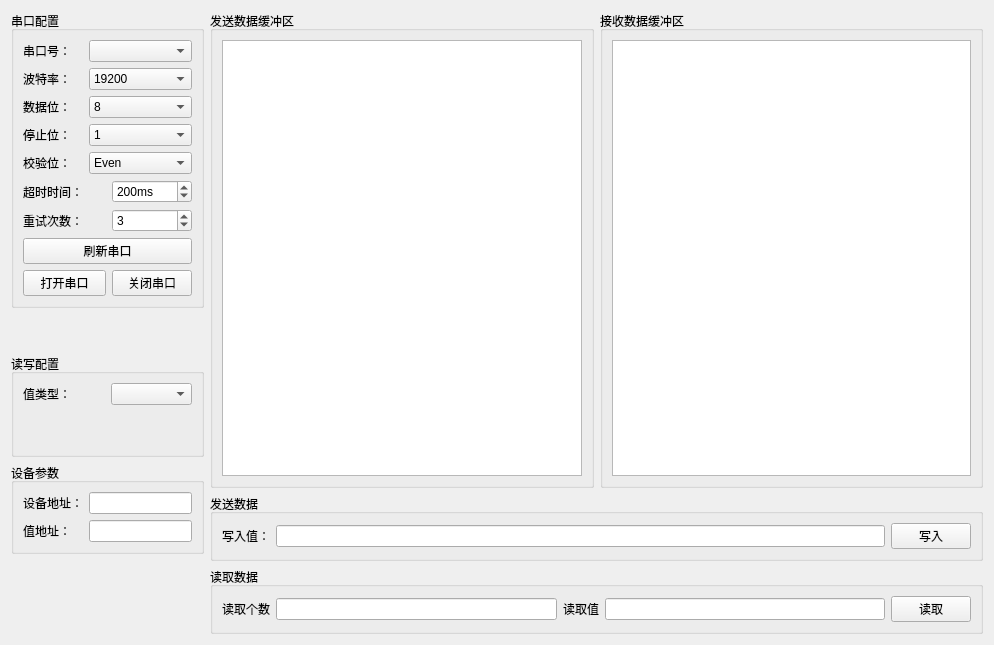
<?xml version="1.0" encoding="UTF-8"?>
<ui version="4.0">
 <class>Widget</class>
 <widget class="QWidget" name="Widget">
  <property name="geometry">
   <rect>
    <x>0</x>
    <y>0</y>
    <width>994</width>
    <height>645</height>
   </rect>
  </property>
  <property name="windowTitle">
   <string>Modbus Communication</string>
  </property>
  <layout class="QHBoxLayout" name="horizontalLayout_4" stretch="2,8">
   <item>
    <layout class="QVBoxLayout" name="verticalLayout_11">
     <item>
      <widget class="QGroupBox" name="groupBox">
       <property name="title">
        <string>串口配置</string>
       </property>
       <layout class="QGridLayout" name="gridLayout">
        <item row="0" column="0">
         <widget class="QLabel" name="label">
          <property name="text">
           <string>串口号：</string>
          </property>
         </widget>
        </item>
        <item row="0" column="1" colspan="2">
         <widget class="QComboBox" name="comboBox_com"/>
        </item>
        <item row="1" column="0">
         <widget class="QLabel" name="label_2">
          <property name="text">
           <string>波特率：</string>
          </property>
         </widget>
        </item>
        <item row="1" column="1" colspan="2">
         <widget class="QComboBox" name="comboBox_baud">
          <property name="currentIndex">
           <number>2</number>
          </property>
          <item>
           <property name="text">
            <string>1200</string>
           </property>
          </item>
          <item>
           <property name="text">
            <string>9600</string>
           </property>
          </item>
          <item>
           <property name="text">
            <string>19200</string>
           </property>
          </item>
          <item>
           <property name="text">
            <string>115200</string>
           </property>
          </item>
         </widget>
        </item>
        <item row="2" column="0">
         <widget class="QLabel" name="label_3">
          <property name="text">
           <string>数据位：</string>
          </property>
         </widget>
        </item>
        <item row="2" column="1" colspan="2">
         <widget class="QComboBox" name="comboBox_databits">
          <property name="currentIndex">
           <number>3</number>
          </property>
          <item>
           <property name="text">
            <string>5</string>
           </property>
          </item>
          <item>
           <property name="text">
            <string>6</string>
           </property>
          </item>
          <item>
           <property name="text">
            <string>7</string>
           </property>
          </item>
          <item>
           <property name="text">
            <string>8</string>
           </property>
          </item>
         </widget>
        </item>
        <item row="3" column="0">
         <widget class="QLabel" name="label_4">
          <property name="text">
           <string>停止位：</string>
          </property>
         </widget>
        </item>
        <item row="3" column="1" colspan="2">
         <widget class="QComboBox" name="comboBox_stopbits">
          <item>
           <property name="text">
            <string>1</string>
           </property>
          </item>
          <item>
           <property name="text">
            <string>2</string>
           </property>
          </item>
          <item>
           <property name="text">
            <string>3</string>
           </property>
          </item>
         </widget>
        </item>
        <item row="4" column="0">
         <widget class="QLabel" name="label_5">
          <property name="text">
           <string>校验位：</string>
          </property>
         </widget>
        </item>
        <item row="4" column="1" colspan="2">
         <widget class="QComboBox" name="comboBox_parity">
          <property name="currentIndex">
           <number>1</number>
          </property>
          <item>
           <property name="text">
            <string>No</string>
           </property>
          </item>
          <item>
           <property name="text">
            <string>Even</string>
           </property>
          </item>
          <item>
           <property name="text">
            <string>Odd</string>
           </property>
          </item>
          <item>
           <property name="text">
            <string>Space</string>
           </property>
          </item>
          <item>
           <property name="text">
            <string>Martk</string>
           </property>
          </item>
         </widget>
        </item>
        <item row="5" column="0">
         <widget class="QLabel" name="label_6">
          <property name="text">
           <string>超时时间：</string>
          </property>
         </widget>
        </item>
        <item row="5" column="2">
         <widget class="QSpinBox" name="spinBox_timeout">
          <property name="suffix">
           <string>ms</string>
          </property>
          <property name="maximum">
           <number>5000</number>
          </property>
          <property name="singleStep">
           <number>20</number>
          </property>
          <property name="value">
           <number>200</number>
          </property>
         </widget>
        </item>
        <item row="6" column="0">
         <widget class="QLabel" name="label_7">
          <property name="text">
           <string>重试次数：</string>
          </property>
         </widget>
        </item>
        <item row="6" column="2">
         <widget class="QSpinBox" name="spinBox_retries">
          <property name="value">
           <number>3</number>
          </property>
         </widget>
        </item>
        <item row="7" column="0" colspan="3">
         <widget class="QPushButton" name="pushButton_refreshCom">
          <property name="text">
           <string>刷新串口</string>
          </property>
         </widget>
        </item>
        <item row="8" column="0" colspan="2">
         <widget class="QPushButton" name="pushButton_openCom">
          <property name="text">
           <string>打开串口</string>
          </property>
         </widget>
        </item>
        <item row="8" column="2">
         <widget class="QPushButton" name="pushButton_closeCom">
          <property name="text">
           <string>关闭串口</string>
          </property>
         </widget>
        </item>
       </layout>
      </widget>
     </item>
     <item>
      <spacer name="verticalSpacer">
       <property name="orientation">
        <enum>Qt::Vertical</enum>
       </property>
       <property name="sizeType">
        <enum>QSizePolicy::Fixed</enum>
       </property>
       <property name="sizeHint" stdset="0">
        <size>
         <width>20</width>
         <height>40</height>
        </size>
       </property>
      </spacer>
     </item>
     <item>
      <widget class="QGroupBox" name="groupBox_2">
       <property name="title">
        <string>读写配置</string>
       </property>
       <layout class="QVBoxLayout" name="verticalLayout_3">
        <item>
         <layout class="QHBoxLayout" name="horizontalLayout">
          <item>
           <widget class="QLabel" name="label_8">
            <property name="text">
             <string>值类型：</string>
            </property>
           </widget>
          </item>
          <item>
           <widget class="QComboBox" name="comboBox_valueType"/>
          </item>
         </layout>
        </item>
        <item>
         <spacer name="verticalSpacer_2">
          <property name="orientation">
           <enum>Qt::Vertical</enum>
          </property>
          <property name="sizeHint" stdset="0">
           <size>
            <width>20</width>
            <height>40</height>
           </size>
          </property>
         </spacer>
        </item>
       </layout>
      </widget>
     </item>
     <item>
      <widget class="QGroupBox" name="groupBox_7">
       <property name="title">
        <string>设备参数</string>
       </property>
       <layout class="QGridLayout" name="gridLayout_3">
        <item row="0" column="1">
         <widget class="QLineEdit" name="lineEdit_id"/>
        </item>
        <item row="0" column="0">
         <widget class="QLabel" name="label_16">
          <property name="text">
           <string>设备地址：</string>
          </property>
         </widget>
        </item>
        <item row="1" column="0">
         <widget class="QLabel" name="label_17">
          <property name="text">
           <string>值地址：</string>
          </property>
         </widget>
        </item>
        <item row="1" column="1">
         <widget class="QLineEdit" name="lineEdit_addr"/>
        </item>
       </layout>
      </widget>
     </item>
     <item>
      <spacer name="verticalSpacer_3">
       <property name="orientation">
        <enum>Qt::Vertical</enum>
       </property>
       <property name="sizeHint" stdset="0">
        <size>
         <width>20</width>
         <height>40</height>
        </size>
       </property>
      </spacer>
     </item>
    </layout>
   </item>
   <item>
    <layout class="QGridLayout" name="gridLayout_2">
     <item row="0" column="0">
      <widget class="QGroupBox" name="groupBox_5">
       <property name="title">
        <string>发送数据缓冲区</string>
       </property>
       <layout class="QVBoxLayout" name="verticalLayout">
        <item>
         <widget class="QTextBrowser" name="textBrowser_sendbuf"/>
        </item>
       </layout>
      </widget>
     </item>
     <item row="0" column="1">
      <widget class="QGroupBox" name="groupBox_6">
       <property name="title">
        <string>接收数据缓冲区</string>
       </property>
       <layout class="QVBoxLayout" name="verticalLayout_2">
        <item>
         <widget class="QTextBrowser" name="textBrowser_recvbuf"/>
        </item>
       </layout>
      </widget>
     </item>
     <item row="1" column="0" colspan="2">
      <widget class="QGroupBox" name="groupBox_4">
       <property name="title">
        <string>发送数据</string>
       </property>
       <layout class="QHBoxLayout" name="horizontalLayout_2">
        <item>
         <widget class="QLabel" name="label_15">
          <property name="text">
           <string>写入值：</string>
          </property>
         </widget>
        </item>
        <item>
         <widget class="QLineEdit" name="lineEdit_writeValue"/>
        </item>
        <item>
         <widget class="QPushButton" name="pushButton_write">
          <property name="text">
           <string>写入</string>
          </property>
         </widget>
        </item>
       </layout>
      </widget>
     </item>
     <item row="2" column="0" colspan="2">
      <widget class="QGroupBox" name="groupBox_3">
       <property name="title">
        <string>读取数据</string>
       </property>
       <layout class="QHBoxLayout" name="horizontalLayout_3">
        <item>
         <widget class="QLabel" name="label_11">
          <property name="text">
           <string>读取个数</string>
          </property>
         </widget>
        </item>
        <item>
         <widget class="QLineEdit" name="lineEdit_readNum"/>
        </item>
        <item>
         <widget class="QLabel" name="label_12">
          <property name="text">
           <string>读取值</string>
          </property>
         </widget>
        </item>
        <item>
         <widget class="QLineEdit" name="lineEdit_readValue"/>
        </item>
        <item>
         <widget class="QPushButton" name="pushButton_read">
          <property name="text">
           <string>读取</string>
          </property>
         </widget>
        </item>
       </layout>
      </widget>
     </item>
    </layout>
   </item>
  </layout>
 </widget>
 <resources/>
 <connections/>
</ui>
